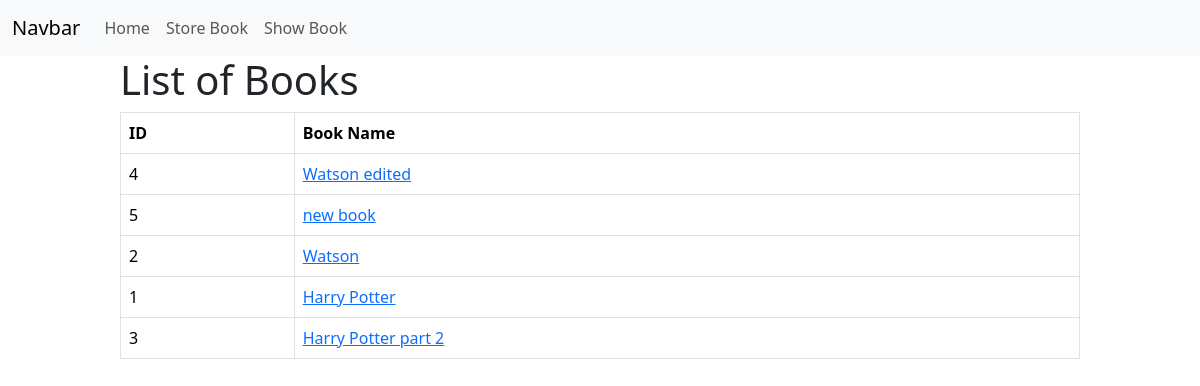
Before: /show_book/ with the older database file.
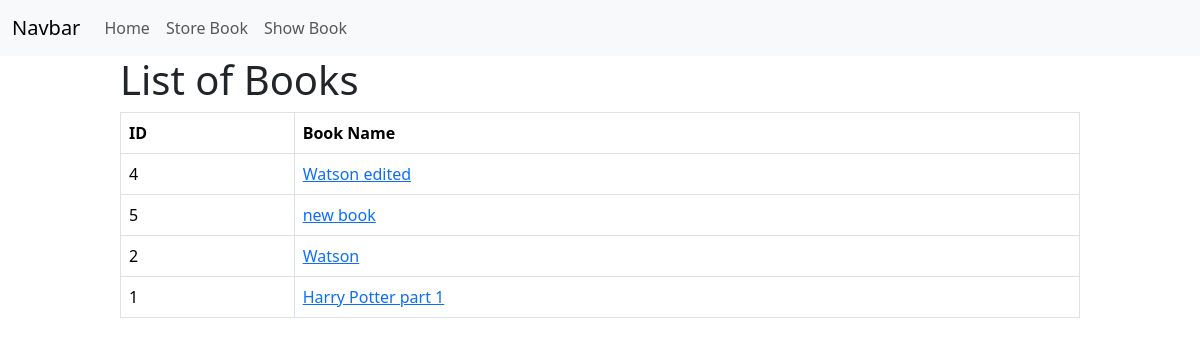
After: the same page with the newer database file.
### book/models.py (models this page shows)
class BookStoreModel(models.Model):
    CATEGORY = (
        ('Mystry', 'Mystry'),
        ('Thriller', 'Thriller'),
        ('Sci-fi', 'Sci-fi'),
        ('Humor', 'Humor'),
        ('Horror', 'Horror')
    )
    id = models.IntegerField(primary_key=True)
    book_name = models.CharField(max_length=30)
    author = models.CharField(max_length=20)
    category = models.CharField(max_length=30, choices=CATEGORY)
    first_pub = models.DateTimeField(auto_now_add=True)
    last_pub = models.DateTimeField(auto_now=True)

### book/views.py (the view)
# urls.py: path('show_book/', views.BookListView.as_view(), name="showbooks"),
class BookListView(ListView):
    model = BookStoreModel
    template_name = 'show_book.html'
    context_object_name = 'data'
    def get_context_data(self, **kwargs):
        context = super().get_context_data(**kwargs)
        context = {'data': BookStoreModel.objects.all().order_by('author')}
        return context
    ordering = ['category']

### book/templates/show_book.html (shortened to what this page needs)
{% extends "base.html" %}
{% block content %}
<div style="width: 80%; margin: auto">
    <h1>List of Books</h1>
    {% if data %}
    <table class="table table-bordered">
        <thead>
          <tr>
            <th scope="col">ID</th>
            <th scope="col">Book Name</th>
          </tr>
        </thead>
        <tbody>
          {% for item in data %}
            <tr>
                <td>{{item.id}}</td>
                <td><a href="{% url "book_details" item.id %}"> {{item.book_name}} </a></td>
            </tr>
          {% endfor %}
        </tbody>
      </table>
      {% else %}
      <h3>No Data Available</h3>
      {% endif %}
</div>
{% endblock content %}

Changed rows visible on the page:
removed BookStoreModel: id "3", book_name "Harry Potter part 2"
changed BookStoreModel id 1: book_name "Harry Potter" → "Harry Potter part 1"
